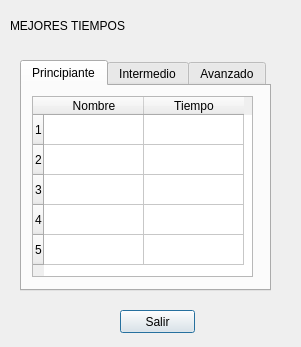
<?xml version="1.0" encoding="UTF-8"?>
<ui version="4.0">
 <class>Puntajes</class>
 <widget class="QDialog" name="Puntajes">
  <property name="geometry">
   <rect>
    <x>0</x>
    <y>0</y>
    <width>301</width>
    <height>347</height>
   </rect>
  </property>
  <property name="windowTitle">
   <string>Dialog</string>
  </property>
  <widget class="QTabWidget" name="tab">
   <property name="geometry">
    <rect>
     <x>20</x>
     <y>60</y>
     <width>251</width>
     <height>231</height>
    </rect>
   </property>
   <property name="currentIndex">
    <number>0</number>
   </property>
   <widget class="QWidget" name="tabPrincipiante">
    <attribute name="title">
     <string>Principiante</string>
    </attribute>
    <widget class="QTableWidget" name="tablePrincipiante">
     <property name="geometry">
      <rect>
       <x>10</x>
       <y>10</y>
       <width>221</width>
       <height>181</height>
      </rect>
     </property>
     <property name="autoScroll">
      <bool>false</bool>
     </property>
     <row>
      <property name="text">
       <string>1</string>
      </property>
     </row>
     <row>
      <property name="text">
       <string>2</string>
      </property>
     </row>
     <row>
      <property name="text">
       <string>3</string>
      </property>
     </row>
     <row>
      <property name="text">
       <string>4</string>
      </property>
     </row>
     <row>
      <property name="text">
       <string>5</string>
      </property>
     </row>
     <column>
      <property name="text">
       <string>Nombre</string>
      </property>
     </column>
     <column>
      <property name="text">
       <string>Tiempo</string>
      </property>
     </column>
    </widget>
   </widget>
   <widget class="QWidget" name="tabIntermedio">
    <attribute name="title">
     <string>Intermedio</string>
    </attribute>
    <widget class="QTableWidget" name="tablePrincipiante_4">
     <property name="geometry">
      <rect>
       <x>10</x>
       <y>10</y>
       <width>221</width>
       <height>181</height>
      </rect>
     </property>
     <property name="autoScroll">
      <bool>false</bool>
     </property>
     <row>
      <property name="text">
       <string>1</string>
      </property>
     </row>
     <row>
      <property name="text">
       <string>2</string>
      </property>
     </row>
     <row>
      <property name="text">
       <string>3</string>
      </property>
     </row>
     <row>
      <property name="text">
       <string>4</string>
      </property>
     </row>
     <row>
      <property name="text">
       <string>5</string>
      </property>
     </row>
     <column>
      <property name="text">
       <string>Nombre</string>
      </property>
     </column>
     <column>
      <property name="text">
       <string>Tiempo</string>
      </property>
     </column>
    </widget>
   </widget>
   <widget class="QWidget" name="tabAvanzado">
    <attribute name="title">
     <string>Avanzado</string>
    </attribute>
    <widget class="QTableWidget" name="tablePrincipiante_2">
     <property name="geometry">
      <rect>
       <x>10</x>
       <y>10</y>
       <width>221</width>
       <height>181</height>
      </rect>
     </property>
     <property name="autoScroll">
      <bool>false</bool>
     </property>
     <row>
      <property name="text">
       <string>1</string>
      </property>
     </row>
     <row>
      <property name="text">
       <string>2</string>
      </property>
     </row>
     <row>
      <property name="text">
       <string>3</string>
      </property>
     </row>
     <row>
      <property name="text">
       <string>4</string>
      </property>
     </row>
     <row>
      <property name="text">
       <string>5</string>
      </property>
     </row>
     <column>
      <property name="text">
       <string>Nombre</string>
      </property>
     </column>
     <column>
      <property name="text">
       <string>Tiempo</string>
      </property>
     </column>
    </widget>
   </widget>
  </widget>
  <widget class="QPushButton" name="btnSalir">
   <property name="geometry">
    <rect>
     <x>120</x>
     <y>310</y>
     <width>75</width>
     <height>23</height>
    </rect>
   </property>
   <property name="text">
    <string>Salir</string>
   </property>
  </widget>
  <widget class="QLabel" name="labelMejoresTiempos">
   <property name="geometry">
    <rect>
     <x>10</x>
     <y>10</y>
     <width>281</width>
     <height>31</height>
    </rect>
   </property>
   <property name="styleSheet">
    <string notr="true">font: 75 20pt &quot;Broadway&quot;;</string>
   </property>
   <property name="text">
    <string>MEJORES TIEMPOS</string>
   </property>
  </widget>
 </widget>
 <resources/>
 <connections/>
</ui>
